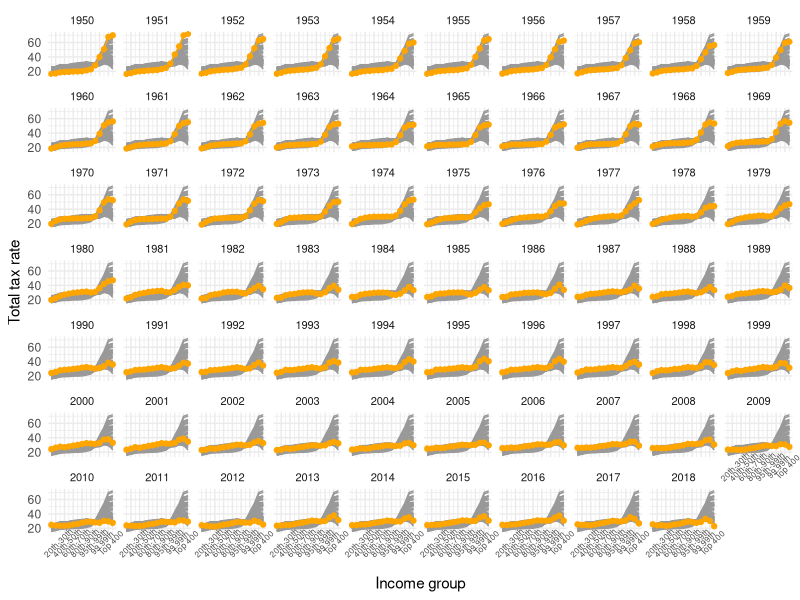

R code for this plot:
## Tax data from NYT article

## data scraped from https://www.nytimes.com/interactive/2019/10/06/opinion/income-tax-rate-wealthy.html
## https://gist.github.com/dill/508532714cd58398aaf90a0723efd2fd
# load data scraped from SVG
tax <- readLines("taxdat.dat")


taxy <- c()
for(i in 1:length(tax)){
  tt <- tax[i]
  # split to x,y pairs
  tt <- strsplit(tt, " ")[[1]]
  # remove SVG nonsense
  tt <- sub("M", "", tt)
  tt <- sub("L", "", tt)
  # split the x and y coords
  tt <- strsplit(tt, ",")
  # make them numeric
  tt <- lapply(tt, as.numeric)
  # format to 2 column matrix
  tt <- matrix(unlist(tt), ncol=2, byrow=TRUE)
  tt <- as.data.frame(tt)
  # add column names
  names(tt) <- c("income_group", "total_tax_rate")
  # just code income group as numeric and label later
  tt$income_group <- 1:length(tt$income_group)
  # work out the year
  tt$year <- 1949+i
  # add to the data
  taxy <- rbind.data.frame(taxy, tt)
}

# now need to transform the data

# y axis
# from the article text:
# 1950 top rate was 70%
# 2018 top rate was 23%
# 271 is the height of the figure, currently total_tax_rate is
#  recorded as "distance from the top"
taxy$total_tax_rate <- 271 - taxy$total_tax_rate
top_2018 <- taxy[taxy$year==2018,]$total_tax_rate[15]
top_1950 <- taxy[taxy$year==1950,]$total_tax_rate[15]
scale <- (70-23)/(top_1950-top_2018)

# scale starts at 10, so our final number is
taxy$total_tax_rate <- taxy$total_tax_rate*scale + 10

tax <- taxy

# done save RData
save(tax, file="data/taxdata.RData")


# duplicate to get the "background" lines
tax2 <- tax
tax2$year2 <- tax2$year
tax2$year <- NULL

# make labels and breaks for plot
xlabs <- c("0-10th", "20th-30th", "40th-50th", "60th-70th", "80th-90th", "95th-99th", "99.99th", "Top 400")
xbr <- seq(0, 14, 2)

# make a goofy plot
library(ggplot2)
p <- ggplot(tax) +
  geom_line(aes(x=income_group, y=total_tax_rate, group=year2), colour="grey60", data=tax2) +
  geom_point(aes(x=income_group, y=total_tax_rate), colour="orange") +
  geom_line(aes(x=income_group, y=total_tax_rate), colour="orange") +
  labs(x="Income group", y="Total tax rate") +
  scale_x_continuous(labels=xlabs, breaks=xbr) +
  theme_minimal() +
  theme(strip.text.x = element_text(size = 8),
        axis.text.x = element_text(size = 6, angle=45)) +
  facet_wrap(~year, ncol=10)
#print(p)
ggsave(p, width=20, height=8, file="plot.pdf")

